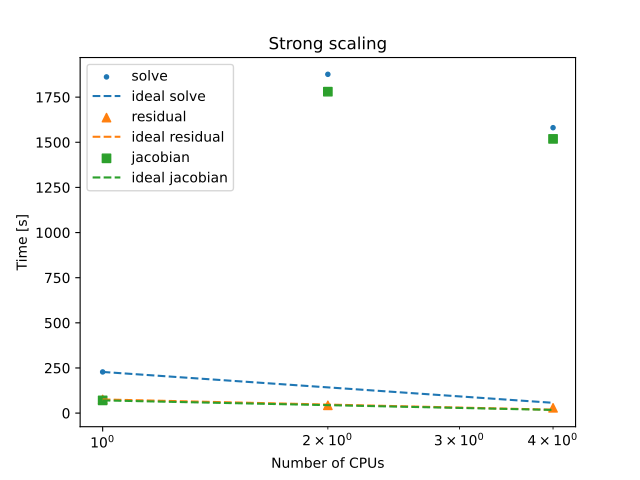

Write Python code to recreate this figure.
import csv

num_cpus = []
residual_time = []
jacobian_time = []
solve_time = []

with open('macos/06/benchmark-strong.csv') as f:
    reader = csv.DictReader(f)
    for row in reader:
        num_cpus.append(float(row['n_cpus']))
        jacobian_time.append(float(row['jac_time']))
        residual_time.append(float(row['res_time']))
        solve_time.append(float(row['solve_time']))
max_cpu = num_cpus[-1]

plt.title("Strong scaling")
plt.scatter(num_cpus, solve_time, marker='.', label='solve')
plt.plot([1, max_cpu], [solve_time[0], solve_time[0] / max_cpu], '--', label='ideal solve')

plt.scatter(num_cpus, residual_time, marker='^', label='residual')
plt.plot([1, max_cpu], [residual_time[0], residual_time[0] / max_cpu], '--', label='ideal residual')

plt.scatter(num_cpus, jacobian_time, marker='s', label='jacobian')
plt.plot([1, max_cpu], [jacobian_time[0], jacobian_time[0] / max_cpu], '--', label='ideal jacobian')

plt.legend()
plt.xlabel("Number of CPUs")
plt.ylabel("Time [s]")
plt.xscale('log')
plt.show()
